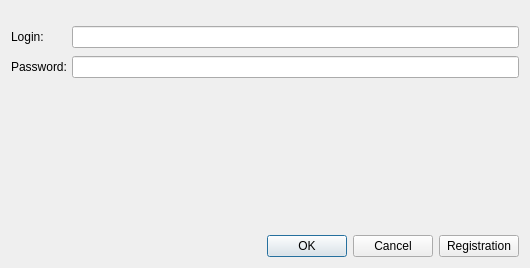
<?xml version="1.0" encoding="UTF-8"?>
<ui version="4.0">
 <class>LoginForm</class>
 <widget class="QWidget" name="LoginForm">
  <property name="geometry">
   <rect>
    <x>0</x>
    <y>0</y>
    <width>530</width>
    <height>268</height>
   </rect>
  </property>
  <property name="sizePolicy">
   <sizepolicy hsizetype="Expanding" vsizetype="MinimumExpanding">
    <horstretch>0</horstretch>
    <verstretch>0</verstretch>
   </sizepolicy>
  </property>
  <property name="minimumSize">
   <size>
    <width>0</width>
    <height>0</height>
   </size>
  </property>
  <property name="maximumSize">
   <size>
    <width>16777215</width>
    <height>16777215</height>
   </size>
  </property>
  <property name="baseSize">
   <size>
    <width>325</width>
    <height>200</height>
   </size>
  </property>
  <property name="palette">
   <palette>
    <active>
     <colorrole role="Light">
      <brush brushstyle="SolidPattern">
       <color alpha="255">
        <red>81</red>
        <green>58</green>
        <blue>255</blue>
       </color>
      </brush>
     </colorrole>
    </active>
    <inactive>
     <colorrole role="Light">
      <brush brushstyle="SolidPattern">
       <color alpha="255">
        <red>81</red>
        <green>58</green>
        <blue>255</blue>
       </color>
      </brush>
     </colorrole>
    </inactive>
    <disabled>
     <colorrole role="Light">
      <brush brushstyle="SolidPattern">
       <color alpha="255">
        <red>81</red>
        <green>58</green>
        <blue>255</blue>
       </color>
      </brush>
     </colorrole>
    </disabled>
   </palette>
  </property>
  <property name="windowTitle">
   <string>Form</string>
  </property>
  <layout class="QVBoxLayout" name="verticalLayout">
   <item>
    <layout class="QFormLayout" name="formLayout">
     <property name="horizontalSpacing">
      <number>5</number>
     </property>
     <property name="verticalSpacing">
      <number>8</number>
     </property>
     <property name="topMargin">
      <number>15</number>
     </property>
     <item row="0" column="0">
      <widget class="QLabel" name="label">
       <property name="text">
        <string>Login:</string>
       </property>
      </widget>
     </item>
     <item row="1" column="0">
      <widget class="QLabel" name="label_2">
       <property name="text">
        <string>Password:</string>
       </property>
      </widget>
     </item>
     <item row="0" column="1">
      <widget class="QLineEdit" name="loginEdit"/>
     </item>
     <item row="1" column="1">
      <widget class="QLineEdit" name="passwordEdit">
       <property name="echoMode">
        <enum>QLineEdit::Password</enum>
       </property>
      </widget>
     </item>
     <item row="2" column="1">
      <spacer name="verticalSpacer">
       <property name="orientation">
        <enum>Qt::Vertical</enum>
       </property>
       <property name="sizeHint" stdset="0">
        <size>
         <width>20</width>
         <height>40</height>
        </size>
       </property>
      </spacer>
     </item>
    </layout>
   </item>
   <item>
    <layout class="QHBoxLayout" name="horizontalLayout" stretch="1,0">
     <property name="sizeConstraint">
      <enum>QLayout::SetMinimumSize</enum>
     </property>
     <item>
      <widget class="QDialogButtonBox" name="buttonBox">
       <property name="standardButtons">
        <set>QDialogButtonBox::Cancel|QDialogButtonBox::Ok</set>
       </property>
      </widget>
     </item>
     <item>
      <widget class="QPushButton" name="registrarionPushButton">
       <property name="text">
        <string>Registration</string>
       </property>
      </widget>
     </item>
    </layout>
   </item>
  </layout>
 </widget>
 <resources/>
 <connections/>
</ui>
